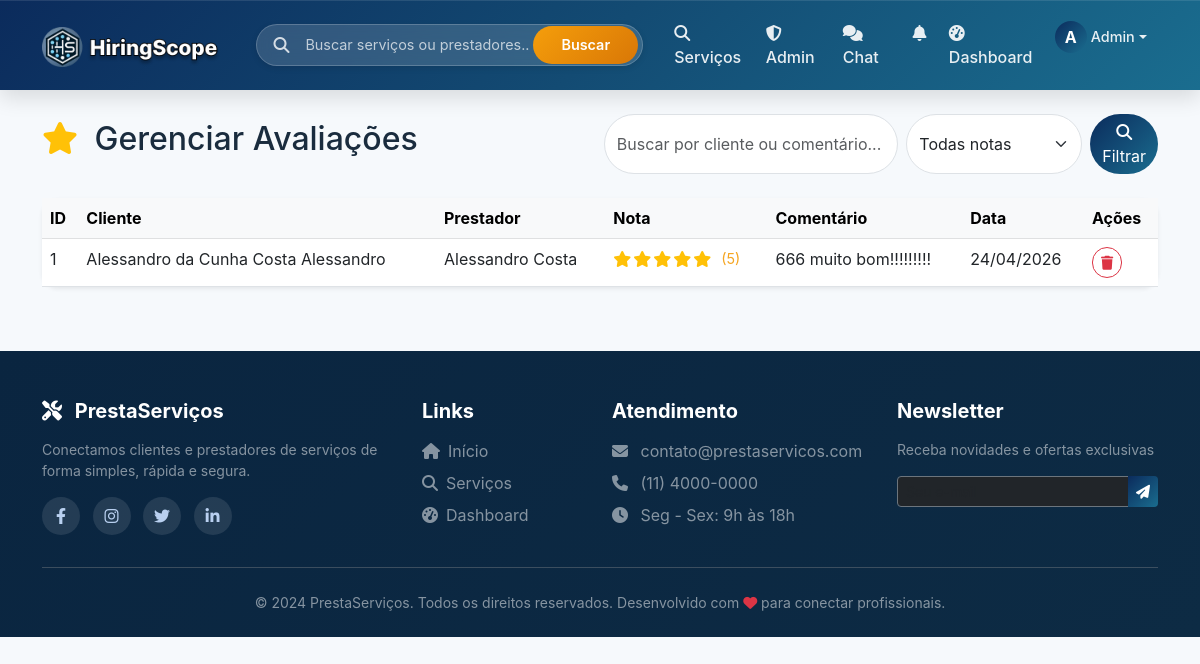
Page /admin/avaliacoes (signed in) on the earlier database version.
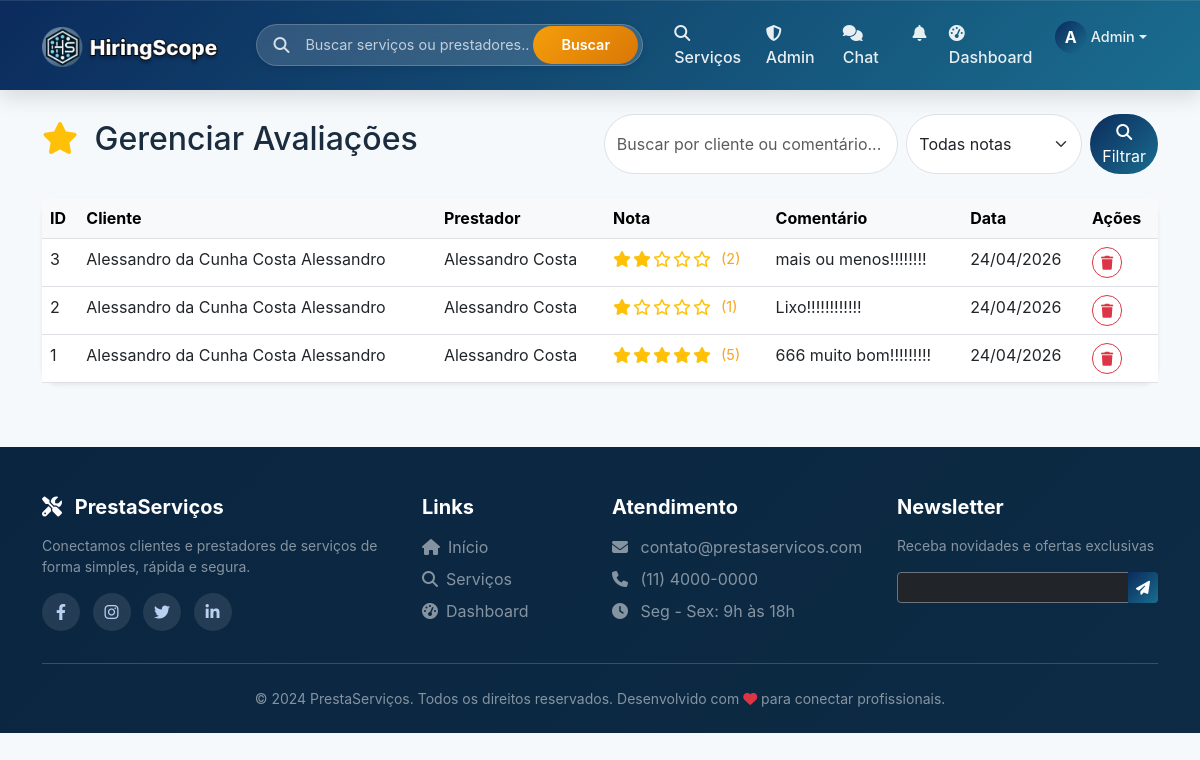
Same page on the later database version.
### models.py (models this page shows, shortened)
class Avaliacao(db.Model):
    __tablename__ = 'avaliacoes'
    id = db.Column(db.Integer, primary_key=True)
    contrato_id = db.Column(db.Integer, db.ForeignKey('contratos.id'), nullable=False)  # link com contrato
    cliente_id = db.Column(db.Integer, db.ForeignKey('usuarios.id'), nullable=False)
    prestador_id = db.Column(db.Integer, db.ForeignKey('usuarios.id'), nullable=False)
    servico_id = db.Column(db.Integer, db.ForeignKey('servicos.id'), nullable=True)  # Opcional
    nota = db.Column(db.Integer, nullable=False)
    comentario = db.Column(db.Text)
    qualidade = db.Column(db.Integer, nullable=True)
    pontualidade = db.Column(db.Integer, nullable=True)
    comunicacao = db.Column(db.Integer, nullable=True)
    preco_justo = db.Column(db.Integer, nullable=True)
    data_avaliacao = db.Column(db.DateTime, default=datetime.utcnow)
    editado = db.Column(db.Boolean, default=False)
    data_edicao = db.Column(db.DateTime, nullable=True)
    cliente = db.relationship('Usuario', foreign_keys=[cliente_id], back_populates='avaliacoes_feitas')
    prestador = db.relationship('Usuario', foreign_keys=[prestador_id], back_populates='avaliacoes_recebidas')
    servico = db.relationship('Servico', foreign_keys=[servico_id], back_populates='avaliacoes')
    contrato = db.relationship('Contrato', foreign_keys=[contrato_id], back_populates='avaliacao')

class Usuario(UserMixin, db.Model):
    __tablename__ = 'usuarios'
    id = db.Column(db.Integer, primary_key=True)
    nome = db.Column(db.String(100), nullable=False)
    email = db.Column(db.String(100), unique=True, nullable=False)
    senha_hash = db.Column(db.String(200), nullable=False)
    telefone = db.Column(db.String(20))
    tipo = db.Column(db.String(20), nullable=False)  # cliente, prestador
    is_admin = db.Column(db.Boolean, default=False)  # NOVO CAMPO
    data_cadastro = db.Column(db.DateTime, default=datetime.utcnow)
    foto_perfil = db.Column(db.String(200), default='default.jpg')
    foto_url = db.Column(db.String(500), nullable=True)  # URL da foto do Google
    descricao = db.Column(db.Text)
    servicos_oferecidos = db.relationship('Servico', back_populates='prestador', lazy=True, overlaps='prestador_rel')
    avaliacoes_recebidas = db.relationship('Avaliacao', foreign_keys='Avaliacao.prestador_id', back_populates='prestador', lazy=True, overlaps='avaliado_rel')
    avaliacoes_feitas = db.relationship('Avaliacao', foreign_keys='Avaliacao.cliente_id', back_populates='cliente', lazy=True, overlaps='avaliador_rel')
    favoritos = db.relationship('Favorito', foreign_keys='Favorito.cliente_id', back_populates='cliente', lazy=True, overlaps='cliente_rel')
    contratos_como_cliente = db.relationship('Contrato', foreign_keys='Contrato.cliente_id', back_populates='cliente', lazy=True, overlaps='cliente_rel')
    contratos_como_prestador = db.relationship('Contrato', foreign_keys='Contrato.prestador_id', back_populates='prestador', lazy=True, overlaps='prestador_rel')

### routes/admin_routes.py (the view)
@admin_bp.route('/avaliacoes')
@admin_required
def avaliacoes():
    nota = request.args.get('nota', '')
    search = request.args.get('search', '')
    query = Avaliacao.query
    if nota and nota.isdigit():
        query = query.filter_by(nota=int(nota))
    if search:
        query = query.join(Usuario, Avaliacao.cliente_id == Usuario.id).filter(
            Usuario.nome.ilike(f'%{search}%') |
            Avaliacao.comentario.ilike(f'%{search}%')
        )
    avaliacoes = query.order_by(Avaliacao.data_avaliacao.desc()).paginate(page=request.args.get('page', 1, type=int), per_page=20)
    return render_template('admin/avaliacoes.html', avaliacoes=avaliacoes, nota=nota, search=search)

### app.py (called while the page is built)
@login_manager.user_loader
def load_user(user_id):
    from models import Usuario
    return Usuario.query.get(int(user_id))

@app.context_processor
def utility_processor():
    def get_icone_categoria(categoria):
        icons = {
            'Tecnologia': 'fa-laptop-code', 'Construção': 'fa-hard-hat',
            'Design': 'fa-paintbrush', 'Educação': 'fa-chalkboard-user',
            'Saúde': 'fa-heartbeat', 'Marketing': 'fa-chart-line'
        }
        return icons.get(categoria, 'fa-tools')
    def get_cor_categoria(categoria):
        colors = {
            'Tecnologia': 'primary', 'Construção': 'warning',
            'Design': 'danger', 'Educação': 'success', 'Saúde': 'info'
        }
        return colors.get(categoria, 'dark')
    return {
        'get_icone_categoria': get_icone_categoria,
        'get_cor_categoria': get_cor_categoria,
        'now': datetime.utcnow()
    }

### templates/admin/avaliacoes.html (shortened to what this page needs)
{% extends "base.html" %}
{% block content %}
<div class="container mt-4">
    <div class="d-flex justify-content-between align-items-center mb-4 flex-wrap gap-3">
        <h2>
            <i class="fas fa-star text-warning me-2"></i>
            Gerenciar Avaliações
        </h2>
        <div>
            <form method="GET" class="d-flex gap-2">
                <input type="text" name="search" class="form-control rounded-pill" placeholder="Buscar por cliente ou comentário..." value="{{ search }}">
                <select name="nota" class="form-select rounded-pill" style="width: auto;">
                    <option value="">Todas notas</option>
                </select>
                <button type="submit" class="btn btn-primary rounded-pill">
                    <i class="fas fa-search"></i> Filtrar
                </button>
            </form>
        </div>
    </div>
    <div class="card shadow-sm border-0 rounded-4">
        <div class="card-body p-0">
            <div class="table-responsive">
                <table class="table table-hover mb-0">
                    <thead class="table-light">
                        <tr>
                            <th>ID</th>
                            <th>Cliente</th>
                            <th>Prestador</th>
                            <th>Nota</th>
                            <th>Comentário</th>
                            <th>Data</th>
                            <th>Ações</th>
                        </tr>
                    </thead>
                    <tbody>
                        {% for avaliacao in avaliacoes.items %}
                        <tr>
                            <td>{{ avaliacao.id }}</td>
                            <td>{{ avaliacao.cliente.nome if avaliacao.cliente else 'Cliente' }}</td>
                            <td>{{ avaliacao.prestador.nome if avaliacao.prestador else 'Prestador' }}</td>
                            <td>
                                <div class="rating">
                                    {% for i in range(5) %}
                                        {% if i < avaliacao.nota %}
                                            <i class="fas fa-star text-warning"></i>
                                        {% else %}
                                            <i class="far fa-star text-warning"></i>
                                        {% endif %}
                                    {% endfor %}
                                    <span class="ms-2">({{ avaliacao.nota }})</span>
                                </div>
                            </td>
                            <td>{{ avaliacao.comentario[:50] }}{% if avaliacao.comentario and avaliacao.comentario|length > 50 %}...{% endif %}</td>
                            <td>{{ avaliacao.data_avaliacao.strftime('%d/%m/%Y') }}</td>
                            <td>
                                <form action="{{ url_for('admin.delete_avaliacao', avaliacao_id=avaliacao.id) }}" method="POST" class="d-inline" onsubmit="return confirm('Tem certeza que deseja remover esta avaliação?')">
                                    <button type="submit" class="btn btn-sm btn-outline-danger rounded-pill">
                                        <i class="fas fa-trash"></i>
                                    </button>
                                </form>
                            </td>
                        </tr>
                        {% endfor %}
                    </tbody>
                </table>
            </div>
        </div>
    </div>
</div>
{% endblock %}

Differences in the rows shown:
added Avaliacao: id "3", cliente "Alessandro da Cunha Costa Alessandro", prestador "Alessandro Costa", nota "2", comentario "mais ou menos!!!!!!!!", data_avaliacao "24/04/2026"
added Avaliacao: id "2", cliente "Alessandro da Cunha Costa Alessandro", prestador "Alessandro Costa", nota "1", comentario "Lixo!!!!!!!!!!!!", data_avaliacao "24/04/2026"
